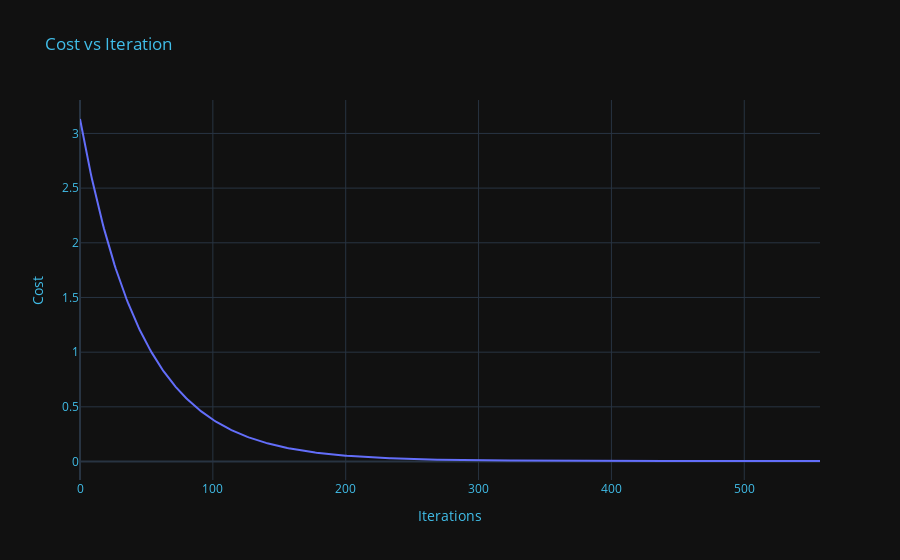

Source (notebook cell):
### Markdown cell above
### 1. Mean Squared Error (MSE)

**Formula:**
$$
\text{MSE} = \frac{1}{n} \sum_{i=1}^{n} (y_{\text{true}_i} - y_{\text{pred}_i})^2
$$

**Description:**
- **Mean Squared Error (MSE)** is a widely used metric for evaluating the accuracy of regression models.
- It measures the average squared difference between the predicted values ($y_{\text{pred}}$) and the actual target values ($y_{\text{true}}$).
- The squared differences are averaged across all data points in the dataset.

**Interpretation:**
- A lower MSE indicates a better fit of the model to the data, as it means the model's predictions are closer to the actual values.
- MSE is sensitive to outliers because the squared differences magnify the impact of large errors.

### 2. Root Mean Squared Error (RMSE)

**Formula:**
$$
\text{RMSE} = \sqrt{\text{MSE}}
$$

**Description:**
- **Root Mean Squared Error (RMSE)** is a variant of MSE that provides the square root of the average squared difference between predicted and actual values.
- It is often preferred because it is in the same unit as the target variable, making it more interpretable.

**Interpretation:**
- Like MSE, a lower RMSE indicates a better fit of the model to the data.
- RMSE is also sensitive to outliers due to the square root operation.

### 3. R-squared ($R^2$)

**Formula:**
$$
R^2 = 1 - \frac{\text{SSR}}{\text{SST}}
$$

**Description:**
- **R-squared ($R^2$)**, also known as the coefficient of determination, measures the proportion of the variance in the dependent variable ($y_{\text{true}}$) that is predictable from the independent variable(s) ($y_{\text{pred}}$) in a regression model.
- It ranges from 0 to 1, where 0 indicates that the model does not explain any variance, and 1 indicates a perfect fit.

**Interpretation:**
- A higher $R^2$ value suggests that the model explains a larger proportion of the variance in the target variable.
- However, $R^2$ does not provide information about the goodness of individual predictions or whether the model is overfitting or underfitting.

### Code cell
from mlfs.metrics import mse as custom_mse, rmse as custom_rmse, r2_score as custom_r2
from sklearn.metrics import mean_squared_error, mean_absolute_error, r2_score as sklearn_r2
from mlfs.preprocessing import train_test_split, standardize


X, y = generate_data(1000)
X_train, X_test, y_train, y_test = train_test_split(X,y)

custom_model = CustomLinearRegression()
custom_model.fit(X_train, y_train)
sk_model = SklearnLinearRegression()
sk_model = sk_model.fit(X_train, y_train)

y_pred_custom = custom_model.predict(X_test)
y_pred_sk     = sk_model.predict(X_test)

custom_metrics = {
    'MSE': custom_mse,
    'RMSE': custom_rmse,
    'R2': custom_r2,
}

sklearn_metrics = {
    'MSE': mean_squared_error,
    'RMSE': lambda y_true, y_pred: mean_squared_error(y_true, y_pred, squared=False),
    'R2': sklearn_r2,
}

results = []
for name, y_pred, metrics_dict in [
    ('custom', y_pred_custom, custom_metrics),
    ('sklearn', y_pred_sk, sklearn_metrics)
]:
    row = {'model': name}
    for m_name, m_func in metrics_dict.items():
        row[m_name] = m_func(y_test, y_pred)
    results.append(row)

df_results = pd.DataFrame(results)
df_results

### Figure 1 — Plotly figure (JSON) as saved in the notebook; plotly's stock layout.template omitted (floating-point values rounded to 4 significant figures; data arrays with more than 128 entries replaced by an {"elided": "..."} marker saying what was removed)
{"data": [{"hovertemplate": "x=%{x}<br>y=%{y}<extra></extra>", "legendgroup": "", "line": {"color": "#636efa", "dash": "solid"}, "marker": {"symbol": "circle"}, "mode": "lines", "name": "", "orientation": "v", "showlegend": false, "type": "scatter", "x": {"elided": "558 int values"}, "xaxis": "x", "y": {"elided": "558 float values"}, "yaxis": "y"}], "layout": {"legend": {"tracegroupgap": 0}, "title": {"font": {"color": "#41BEE9"}, "text": "Cost vs Iteration"}, "xaxis": {"anchor": "y", "color": "#41BEE9", "domain": [0, 1], "title": {"text": "Iterations"}}, "yaxis": {"anchor": "x", "color": "#41BEE9", "domain": [0, 1], "title": {"text": "Cost"}}}}
